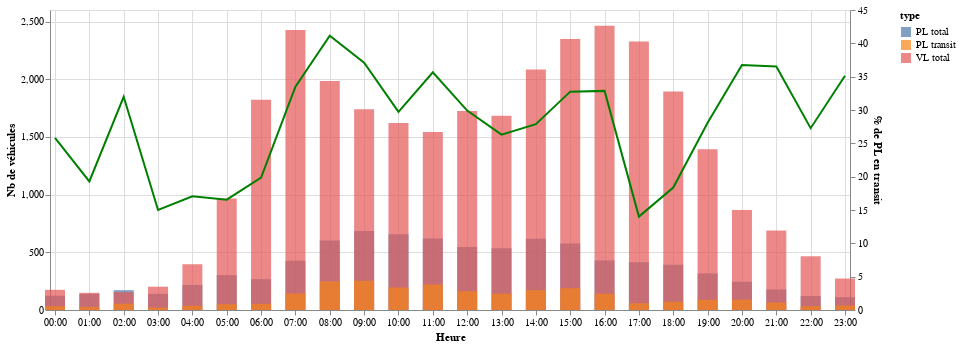

Notebook code cell kept with this figure:
### Code cell
g.graph_VL_PL_transit_j_cam(synt_nb_veh_cam, '2019-01-30', 4)

### Figure 1 — Vega-Lite specification as saved in the notebook (floating-point values rounded to 4 significant figures)
{"$schema": "https://vega.github.io/schema/vega-lite/v2.6.0.json", "config": {"view": {"height": 300, "width": 400}}, "datasets": {"data-10e69bbae2de50ab3595ca260609b96b": [{"camera_id": 4, "created": "2019-01-30T00:00:00", "nb_pl_tot": 124, "nb_pl_transit": 32, "nb_veh": 124, "pct_pl_transit": 25.81, "type": "PL total", "type_x": "PL total", "type_y": "PL transit"}, {"camera_id": 4, "created": "2019-01-30T01:00:00", "nb_pl_tot": 140, "nb_pl_transit": 27, "nb_veh": 140, "pct_pl_transit": 19.29, "type": "PL total", "type_x": "PL total", "type_y": "PL transit"}, {"camera_id": 4, "created": "2019-01-30T02:00:00", "nb_pl_tot": 172, "nb_pl_transit": 55, "nb_veh": 172, "pct_pl_transit": 31.98, "type": "PL total", "type_x": "PL total", "type_y": "PL transit"}, {"camera_id": 4, "created": "2019-01-30T03:00:00", "nb_pl_tot": 140, "nb_pl_transit": 21, "nb_veh": 140, "pct_pl_transit": 15, "type": "PL total", "type_x": "PL total", "type_y": "PL transit"}, {"camera_id": 4, "created": "2019-01-30T04:00:00", "nb_pl_tot": 217, "nb_pl_transit": 37, "nb_veh": 217, "pct_pl_transit": 17.05, "type": "PL total", "type_x": "PL total", "type_y": "PL transit"}, {"camera_id": 4, "created": "2019-01-30T05:00:00", "nb_pl_tot": 302, "nb_pl_transit": 50, "nb_veh": 302, "pct_pl_transit": 16.56, "type": "PL total", "type_x": "PL total", "type_y": "PL transit"}, {"camera_id": 4, "created": "2019-01-30T06:00:00", "nb_pl_tot": 267, "nb_pl_transit": 53, "nb_veh": 267, "pct_pl_transit": 19.85, "type": "PL total", "type_x": "PL total", "type_y": "PL transit"}, {"camera_id": 4, "created": "2019-01-30T07:00:00", "nb_pl_tot": 427, "nb_pl_transit": 143, "nb_veh": 427, "pct_pl_transit": 33.49, "type": "PL total", "type_x": "PL total", "type_y": "PL transit"}, {"camera_id": 4, "created": "2019-01-30T08:00:00", "nb_pl_tot": 603, "nb_pl_transit": 248, "nb_veh": 603, "pct_pl_transit": 41.13, "type": "PL total", "type_x": "PL total", "type_y": "PL transit"}, {"camera_id": 4, "created": "2019-01-30T09:00:00", "nb_pl_tot": 685, "nb_pl_transit": 254, "nb_veh": 685, "pct_pl_transit": 37.08, "type": "PL total", "type_x": "PL total", "type_y": "PL transit"}, {"camera_id": 4, "created": "2019-01-30T10:00:00", "nb_pl_tot": 656, "nb_pl_transit": 195, "nb_veh": 656, "pct_pl_transit": 29.73, "type": "PL total", "type_x": "PL total", "type_y": "PL transit"}, {"camera_id": 4, "created": "2019-01-30T11:00:00", "nb_pl_tot": 620, "nb_pl_transit": 221, "nb_veh": 620, "pct_pl_transit": 35.65, "type": "PL total", "type_x": "PL total", "type_y": "PL transit"}, {"camera_id": 4, "created": "2019-01-30T12:00:00", "nb_pl_tot": 545, "nb_pl_transit": 163, "nb_veh": 545, "pct_pl_transit": 29.91, "type": "PL total", "type_x": "PL total", "type_y": "PL transit"}, {"camera_id": 4, "created": "2019-01-30T13:00:00", "nb_pl_tot": 536, "nb_pl_transit": 141, "nb_veh": 536, "pct_pl_transit": 26.31, "type": "PL total", "type_x": "PL total", "type_y": "PL transit"}, {"camera_id": 4, "created": "2019-01-30T14:00:00", "nb_pl_tot": 617, "nb_pl_transit": 172, "nb_veh": 617, "pct_pl_transit": 27.88, "type": "PL total", "type_x": "PL total", "type_y": "PL transit"}, {"camera_id": 4, "created": "2019-01-30T15:00:00", "nb_pl_tot": 577, "nb_pl_transit": 189, "nb_veh": 577, "pct_pl_transit": 32.76, "type": "PL total", "type_x": "PL total", "type_y": "PL transit"}, {"camera_id": 4, "created": "2019-01-30T16:00:00", "nb_pl_tot": 429, "nb_pl_transit": 141, "nb_veh": 429, "pct_pl_transit": 32.87, "type": "PL total", "type_x": "PL total", "type_y": "PL transit"}, {"camera_id": 4, "created": "2019-01-30T17:00:00", "nb_pl_tot": 414, "nb_pl_transit": 58, "nb_veh": 414, "pct_pl_transit": 14.01, "type": "PL total", "type_x": "PL total", "type_y": "PL transit"}, {"camera_id": 4, "created": "2019-01-30T18:00:00", "nb_pl_tot": 392, "nb_pl_transit": 72, "nb_veh": 392, "pct_pl_transit": 18.37, "type": "PL total", "type_x": "PL total", "type_y": "PL transit"}, {"camera_id": 4, "created": "2019-01-30T19:00:00", "nb_pl_tot": 317, "nb_pl_transit": 89, "nb_veh": 317, "pct_pl_transit": 28.08, "type": "PL total", "type_x": "PL total", "type_y": "PL transit"}, {"camera_id": 4, "created": "2019-01-30T20:00:00", "nb_pl_tot": 245, "nb_pl_transit": 90, "nb_veh": 245, "pct_pl_transit": 36.73, "type": "PL total", "type_x": "PL total", "type_y": "PL transit"}, {"camera_id": 4, "created": "2019-01-30T21:00:00", "nb_pl_tot": 178, "nb_pl_transit": 65, "nb_veh": 178, "pct_pl_transit": 36.52, "type": "PL total", "type_x": "PL total", "type_y": "PL transit"}, {"camera_id": 4, "created": "2019-01-30T22:00:00", "nb_pl_tot": 121, "nb_pl_transit": 33, "nb_veh": 121, "pct_pl_transit": 27.27, "type": "PL total", "type_x": "PL total", "type_y": "PL transit"}, {"camera_id": 4, "created": "2019-01-30T23:00:00", "nb_pl_tot": 111, "nb_pl_transit": 39, "nb_veh": 111, "pct_pl_transit": 35.14, "type": "PL total", "type_x": "PL total", "type_y": "PL transit"}, {"camera_id": 4, "created": "2019-01-30T00:00:00", "nb_pl_tot": 124, "nb_pl_transit": 32, "nb_veh": 175, "pct_pl_transit": 25.81, "type": "VL total", "type_x": "PL total", "type_y": "PL transit"}, {"camera_id": 4, "created": "2019-01-30T01:00:00", "nb_pl_tot": 140, "nb_pl_transit": 27, "nb_veh": 149, "pct_pl_transit": 19.29, "type": "VL total", "type_x": "PL total", "type_y": "PL transit"}, {"camera_id": 4, "created": "2019-01-30T02:00:00", "nb_pl_tot": 172, "nb_pl_transit": 55, "nb_veh": 155, "pct_pl_transit": 31.98, "type": "VL total", "type_x": "PL total", "type_y": "PL transit"}, {"camera_id": 4, "created": "2019-01-30T03:00:00", "nb_pl_tot": 140, "nb_pl_transit": 21, "nb_veh": 202, "pct_pl_transit": 15, "type": "VL total", "type_x": "PL total", "type_y": "PL transit"}, {"camera_id": 4, "created": "2019-01-30T04:00:00", "nb_pl_tot": 217, "nb_pl_transit": 37, "nb_veh": 396, "pct_pl_transit": 17.05, "type": "VL total", "type_x": "PL total", "type_y": "PL transit"}, {"camera_id": 4, "created": "2019-01-30T05:00:00", "nb_pl_tot": 302, "nb_pl_transit": 50, "nb_veh": 966, "pct_pl_transit": 16.56, "type": "VL total", "type_x": "PL total", "type_y": "PL transit"}, {"camera_id": 4, "created": "2019-01-30T06:00:00", "nb_pl_tot": 267, "nb_pl_transit": 53, "nb_veh": 1823, "pct_pl_transit": 19.85, "type": "VL total", "type_x": "PL total", "type_y": "PL transit"}, {"camera_id": 4, "created": "2019-01-30T07:00:00", "nb_pl_tot": 427, "nb_pl_transit": 143, "nb_veh": 2426, "pct_pl_transit": 33.49, "type": "VL total", "type_x": "PL total", "type_y": "PL transit"}, {"camera_id": 4, "created": "2019-01-30T08:00:00", "nb_pl_tot": 603, "nb_pl_transit": 248, "nb_veh": 1985, "pct_pl_transit": 41.13, "type": "VL total", "type_x": "PL total", "type_y": "PL transit"}, {"camera_id": 4, "created": "2019-01-30T09:00:00", "nb_pl_tot": 685, "nb_pl_transit": 254, "nb_veh": 1740, "pct_pl_transit": 37.08, "type": "VL total", "type_x": "PL total", "type_y": "PL transit"}, {"camera_id": 4, "created": "2019-01-30T10:00:00", "nb_pl_tot": 656, "nb_pl_transit": 195, "nb_veh": 1620, "pct_pl_transit": 29.73, "type": "VL total", "type_x": "PL total", "type_y": "PL transit"}, {"camera_id": 4, "created": "2019-01-30T11:00:00", "nb_pl_tot": 620, "nb_pl_transit": 221, "nb_veh": 1542, "pct_pl_transit": 35.65, "type": "VL total", "type_x": "PL total", "type_y": "PL transit"}, {"camera_id": 4, "created": "2019-01-30T12:00:00", "nb_pl_tot": 545, "nb_pl_transit": 163, "nb_veh": 1724, "pct_pl_transit": 29.91, "type": "VL total", "type_x": "PL total", "type_y": "PL transit"}, {"camera_id": 4, "created": "2019-01-30T13:00:00", "nb_pl_tot": 536, "nb_pl_transit": 141, "nb_veh": 1683, "pct_pl_transit": 26.31, "type": "VL total", "type_x": "PL total", "type_y": "PL transit"}, {"camera_id": 4, "created": "2019-01-30T14:00:00", "nb_pl_tot": 617, "nb_pl_transit": 172, "nb_veh": 2085, "pct_pl_transit": 27.88, "type": "VL total", "type_x": "PL total", "type_y": "PL transit"}, {"camera_id": 4, "created": "2019-01-30T15:00:00", "nb_pl_tot": 577, "nb_pl_transit": 189, "nb_veh": 2348, "pct_pl_transit": 32.76, "type": "VL total", "type_x": "PL total", "type_y": "PL transit"}, {"camera_id": 4, "created": "2019-01-30T16:00:00", "nb_pl_tot": 429, "nb_pl_transit": 141, "nb_veh": 2464, "pct_pl_transit": 32.87, "type": "VL total", "type_x": "PL total", "type_y": "PL transit"}, {"camera_id": 4, "created": "2019-01-30T17:00:00", "nb_pl_tot": 414, "nb_pl_transit": 58, "nb_veh": 2328, "pct_pl_transit": 14.01, "type": "VL total", "type_x": "PL total", "type_y": "PL transit"}, {"camera_id": 4, "created": "2019-01-30T18:00:00", "nb_pl_tot": 392, "nb_pl_transit": 72, "nb_veh": 1893, "pct_pl_transit": 18.37, "type": "VL total", "type_x": "PL total", "type_y": "PL transit"}, {"camera_id": 4, "created": "2019-01-30T19:00:00", "nb_pl_tot": 317, "nb_pl_transit": 89, "nb_veh": 1394, "pct_pl_transit": 28.08, "type": "VL total", "type_x": "PL total", "type_y": "PL transit"}, {"camera_id": 4, "created": "2019-01-30T20:00:00", "nb_pl_tot": 245, "nb_pl_transit": 90, "nb_veh": 866, "pct_pl_transit": 36.73, "type": "VL total", "type_x": "PL total", "type_y": "PL transit"}, {"camera_id": 4, "created": "2019-01-30T21:00:00", "nb_pl_tot": 178, "nb_pl_transit": 65, "nb_veh": 689, "pct_pl_transit": 36.52, "type": "VL total", "type_x": "PL total", "type_y": "PL transit"}, {"camera_id": 4, "created": "2019-01-30T22:00:00", "nb_pl_tot": 121, "nb_pl_transit": 33, "nb_veh": 465, "pct_pl_transit": 27.27, "type": "VL total", "type_x": "PL total", "type_y": "PL transit"}, {"camera_id": 4, "created": "2019-01-30T23:00:00", "nb_pl_tot": 111, "nb_pl_transit": 39, "nb_veh": 273, "pct_pl_transit": 35.14, "type": "VL total", "type_x": "PL total", "type_y": "PL transit"}, {"camera_id": 4, "created": "2019-01-30T00:00:00", "nb_pl_tot": 124, "nb_pl_transit": 32, "nb_veh": 32, "pct_pl_transit": 25.81, "type": "PL transit", "type_x": "PL total", "type_y": "PL transit"}, {"camera_id": 4, "created": "2019-01-30T01:00:00", "nb_pl_tot": 140, "nb_pl_transit": 27, "nb_veh": 27, "pct_pl_transit": 19.29, "type": "PL transit", "type_x": "PL total", "type_y": "PL transit"}, {"camera_id": 4, "created": "2019-01-30T02:00:00", "nb_pl_tot": 172, "nb_pl_transit": 55, "nb_veh": 55, "pct_pl_transit": 31.98, "type": "PL transit", "type_x": "PL total", "type_y": "PL transit"}, {"camera_id": 4, "created": "2019-01-30T03:00:00", "nb_pl_tot": 140, "nb_pl_transit": 21, "nb_veh": 21, "pct_pl_transit": 15, "type": "PL transit", "type_x": "PL total", "type_y": "PL transit"}, {"camera_id": 4, "created": "2019-01-30T04:00:00", "nb_pl_tot": 217, "nb_pl_transit": 37, "nb_veh": 37, "pct_pl_transit": 17.05, "type": "PL transit", "type_x": "PL total", "type_y": "PL transit"}, {"camera_id": 4, "created": "2019-01-30T05:00:00", "nb_pl_tot": 302, "nb_pl_transit": 50, "nb_veh": 50, "pct_pl_transit": 16.56, "type": "PL transit", "type_x": "PL total", "type_y": "PL transit"}, {"camera_id": 4, "created": "2019-01-30T06:00:00", "nb_pl_tot": 267, "nb_pl_transit": 53, "nb_veh": 53, "pct_pl_transit": 19.85, "type": "PL transit", "type_x": "PL total", "type_y": "PL transit"}, {"camera_id": 4, "created": "2019-01-30T07:00:00", "nb_pl_tot": 427, "nb_pl_transit": 143, "nb_veh": 143, "pct_pl_transit": 33.49, "type": "PL transit", "type_x": "PL total", "type_y": "PL transit"}, {"camera_id": 4, "created": "2019-01-30T08:00:00", "nb_pl_tot": 603, "nb_pl_transit": 248, "nb_veh": 248, "pct_pl_transit": 41.13, "type": "PL transit", "type_x": "PL total", "type_y": "PL transit"}, {"camera_id": 4, "created": "2019-01-30T09:00:00", "nb_pl_tot": 685, "nb_pl_transit": 254, "nb_veh": 254, "pct_pl_transit": 37.08, "type": "PL transit", "type_x": "PL total", "type_y": "PL transit"}, {"camera_id": 4, "created": "2019-01-30T10:00:00", "nb_pl_tot": 656, "nb_pl_transit": 195, "nb_veh": 195, "pct_pl_transit": 29.73, "type": "PL transit", "type_x": "PL total", "type_y": "PL transit"}, {"camera_id": 4, "created": "2019-01-30T11:00:00", "nb_pl_tot": 620, "nb_pl_transit": 221, "nb_veh": 221, "pct_pl_transit": 35.65, "type": "PL transit", "type_x": "PL total", "type_y": "PL transit"}, {"camera_id": 4, "created": "2019-01-30T12:00:00", "nb_pl_tot": 545, "nb_pl_transit": 163, "nb_veh": 163, "pct_pl_transit": 29.91, "type": "PL transit", "type_x": "PL total", "type_y": "PL transit"}, {"camera_id": 4, "created": "2019-01-30T13:00:00", "nb_pl_tot": 536, "nb_pl_transit": 141, "nb_veh": 141, "pct_pl_transit": 26.31, "type": "PL transit", "type_x": "PL total", "type_y": "PL transit"}, {"camera_id": 4, "created": "2019-01-30T14:00:00", "nb_pl_tot": 617, "nb_pl_transit": 172, "nb_veh": 172, "pct_pl_transit": 27.88, "type": "PL transit", "type_x": "PL total", "type_y": "PL transit"}, {"camera_id": 4, "created": "2019-01-30T15:00:00", "nb_pl_tot": 577, "nb_pl_transit": 189, "nb_veh": 189, "pct_pl_transit": 32.76, "type": "PL transit", "type_x": "PL total", "type_y": "PL transit"}, {"camera_id": 4, "created": "2019-01-30T16:00:00", "nb_pl_tot": 429, "nb_pl_transit": 141, "nb_veh": 141, "pct_pl_transit": 32.87, "type": "PL transit", "type_x": "PL total", "type_y": "PL transit"}, {"camera_id": 4, "created": "2019-01-30T17:00:00", "nb_pl_tot": 414, "nb_pl_transit": 58, "nb_veh": 58, "pct_pl_transit": 14.01, "type": "PL transit", "type_x": "PL total", "type_y": "PL transit"}, {"camera_id": 4, "created": "2019-01-30T18:00:00", "nb_pl_tot": 392, "nb_pl_transit": 72, "nb_veh": 72, "pct_pl_transit": 18.37, "type": "PL transit", "type_x": "PL total", "type_y": "PL transit"}, {"camera_id": 4, "created": "2019-01-30T19:00:00", "nb_pl_tot": 317, "nb_pl_transit": 89, "nb_veh": 89, "pct_pl_transit": 28.08, "type": "PL transit", "type_x": "PL total", "type_y": "PL transit"}, {"camera_id": 4, "created": "2019-01-30T20:00:00", "nb_pl_tot": 245, "nb_pl_transit": 90, "nb_veh": 90, "pct_pl_transit": 36.73, "type": "PL transit", "type_x": "PL total", "type_y": "PL transit"}, {"camera_id": 4, "created": "2019-01-30T21:00:00", "nb_pl_tot": 178, "nb_pl_transit": 65, "nb_veh": 65, "pct_pl_transit": 36.52, "type": "PL transit", "type_x": "PL total", "type_y": "PL transit"}, {"camera_id": 4, "created": "2019-01-30T22:00:00", "nb_pl_tot": 121, "nb_pl_transit": 33, "nb_veh": 33, "pct_pl_transit": 27.27, "type": "PL transit", "type_x": "PL total", "type_y": "PL transit"}, {"camera_id": 4, "created": "2019-01-30T23:00:00", "nb_pl_tot": 111, "nb_pl_transit": 39, "nb_veh": 39, "pct_pl_transit": 35.14, "type": "PL transit", "type_x": "PL total", "type_y": "PL transit"}]}, "layer": [{"data": {"name": "data-10e69bbae2de50ab3595ca260609b96b"}, "encoding": {"color": {"field": "type", "type": "nominal"}, "x": {"axis": {"format": "%H:%M", "title": "Heure"}, "field": "created", "type": "temporal"}, "y": {"axis": {"title": "Nb de véhicules"}, "field": "nb_veh", "stack": null, "type": "quantitative"}}, "mark": {"opacity": 0.7, "size": 20, "type": "bar"}}, {"data": {"name": "data-10e69bbae2de50ab3595ca260609b96b"}, "encoding": {"x": {"axis": {"format": "%H:%M", "title": "Heure"}, "field": "created", "type": "temporal"}, "y": {"axis": {"title": "% de PL en transit"}, "field": "pct_pl_transit", "type": "quantitative"}}, "mark": {"color": "green", "type": "line"}}], "resolve": {"scale": {"color": "shared", "x": "shared", "y": "independent"}}, "width": 800}
